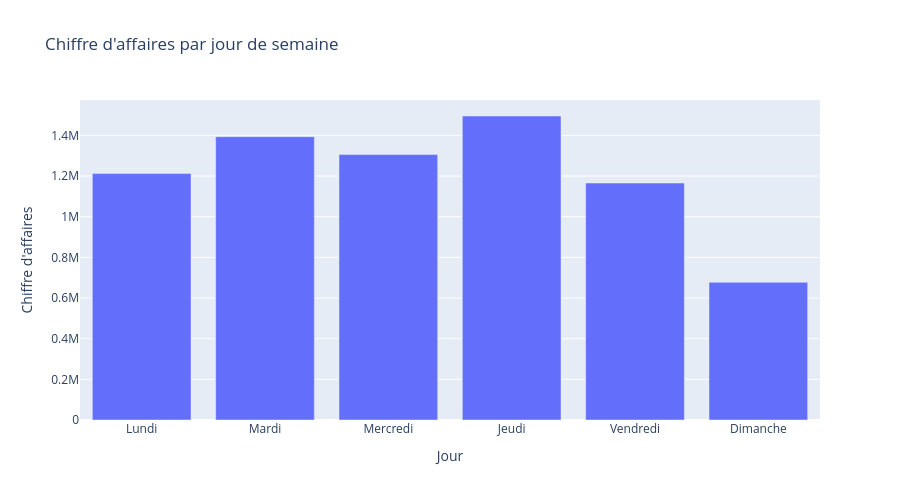

Write notebook code for a chart like this one.
### Code cell
fig = px.bar(
    weekday_revenue,
    x="weekday_fr",
    y="weekday_revenue",
    title="Chiffre d'affaires par jour de semaine",
    labels={"weekday_fr": "Jour", "weekday_revenue": "Chiffre d'affaires"}
)

fig.update_layout(height=500)
fig.show()

### Figure 1 — Plotly figure (JSON) as saved in the notebook; plotly's stock layout.template omitted (floating-point values rounded to 4 significant figures)
{"data": [{"hovertemplate": "Jour=%{x}<br>Chiffre d'affaires=%{y}<extra></extra>", "legendgroup": "", "marker": {"color": "#636efa", "pattern": {"shape": ""}}, "name": "", "orientation": "v", "showlegend": false, "textposition": "auto", "type": "bar", "x": ["Lundi", "Mardi", "Mercredi", "Jeudi", "Vendredi", "Dimanche"], "xaxis": "x", "y": [1212000.0, 1394000.0, 1306000.0, 1495000.0, 1166000.0, 677200.0], "yaxis": "y"}], "layout": {"barmode": "relative", "height": 500, "legend": {"tracegroupgap": 0}, "title": {"text": "Chiffre d'affaires par jour de semaine"}, "xaxis": {"anchor": "y", "domain": [0, 1], "title": {"text": "Jour"}}, "yaxis": {"anchor": "x", "domain": [0, 1], "title": {"text": "Chiffre d'affaires"}}}}
